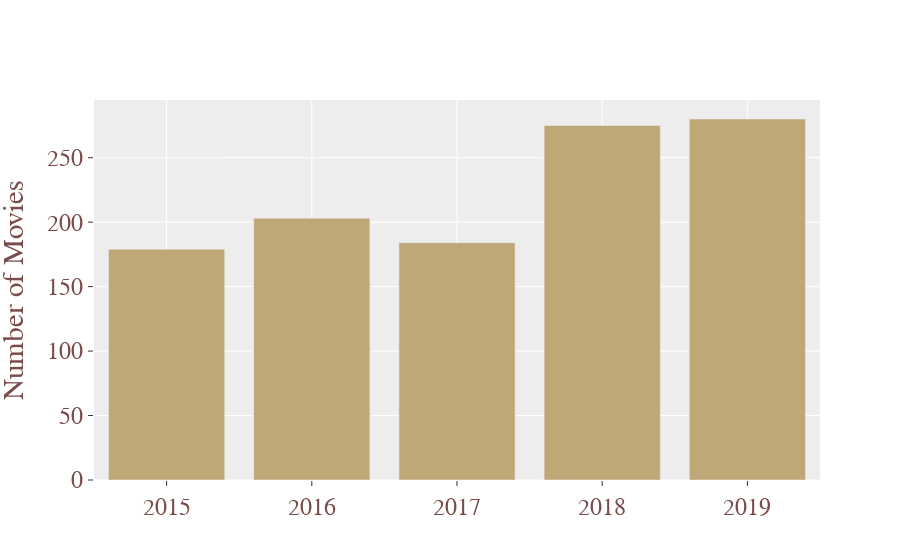

The code cell stored with this chart in its notebook:
### Code cell
import plotly.graph_objects as go

total_movies_plot = go.Figure([go.Bar(x=x, y=y, marker_color='#bfa878')])
total_movies_plot.update_layout(
    yaxis_title="Number of Movies",
    template="ggplot2",
    font=dict(
        family="Calibri",
        size=24,
        color='#7a4b4b'
    ))

total_movies_plot.show()

### Figure 1 — Plotly figure (JSON) as saved in the notebook; plotly's stock layout.template omitted (floating-point values rounded to 4 significant figures)
{"data": [{"marker": {"color": "#bfa878"}, "type": "bar", "x": [2015, 2016, 2017, 2018, 2019], "y": [179, 203, 184, 275, 280]}], "layout": {"font": {"color": "#7a4b4b", "family": "Calibri", "size": 24}, "yaxis": {"title": {"text": "Number of Movies"}}}}
